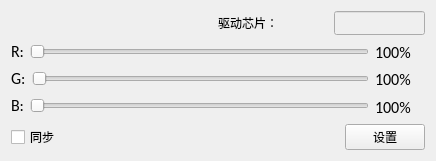
<?xml version="1.0" encoding="UTF-8"?>
<ui version="4.0">
 <class>CurrentGain</class>
 <widget class="QWidget" name="CurrentGain">
  <property name="geometry">
   <rect>
    <x>0</x>
    <y>0</y>
    <width>436</width>
    <height>161</height>
   </rect>
  </property>
  <property name="font">
   <font>
    <family>Calibri</family>
   </font>
  </property>
  <property name="windowTitle">
   <string>电流增益设置</string>
  </property>
  <layout class="QVBoxLayout" name="verticalLayout_4">
   <item>
    <layout class="QVBoxLayout" name="verticalLayout_3">
     <item>
      <layout class="QHBoxLayout" name="horizontalLayout_6">
       <item>
        <spacer name="horizontalSpacer">
         <property name="orientation">
          <enum>Qt::Horizontal</enum>
         </property>
         <property name="sizeHint" stdset="0">
          <size>
           <width>40</width>
           <height>20</height>
          </size>
         </property>
        </spacer>
       </item>
       <item>
        <layout class="QHBoxLayout" name="horizontalLayout" stretch="1,0">
         <item>
          <widget class="QLabel" name="label">
           <property name="text">
            <string>驱动芯片：</string>
           </property>
          </widget>
         </item>
         <item>
          <widget class="QLineEdit" name="lineEdit">
           <property name="enabled">
            <bool>false</bool>
           </property>
           <property name="minimumSize">
            <size>
             <width>80</width>
             <height>0</height>
            </size>
           </property>
          </widget>
         </item>
        </layout>
       </item>
      </layout>
     </item>
     <item>
      <layout class="QHBoxLayout" name="horizontalLayout_5">
       <item>
        <layout class="QVBoxLayout" name="verticalLayout">
         <item>
          <layout class="QHBoxLayout" name="horizontalLayout_2">
           <item>
            <widget class="QLabel" name="label_2">
             <property name="font">
              <font>
               <family>Calibri</family>
               <pointsize>12</pointsize>
              </font>
             </property>
             <property name="text">
              <string>R:</string>
             </property>
            </widget>
           </item>
           <item>
            <widget class="QSlider" name="CurrentGainRSlider">
             <property name="maximumSize">
              <size>
               <width>16777215</width>
               <height>16777215</height>
              </size>
             </property>
             <property name="orientation">
              <enum>Qt::Horizontal</enum>
             </property>
            </widget>
           </item>
          </layout>
         </item>
         <item>
          <layout class="QHBoxLayout" name="horizontalLayout_3">
           <item>
            <widget class="QLabel" name="label_4">
             <property name="font">
              <font>
               <family>Calibri</family>
               <pointsize>12</pointsize>
              </font>
             </property>
             <property name="text">
              <string>G:</string>
             </property>
            </widget>
           </item>
           <item>
            <widget class="QSlider" name="CurrentGainGSlider">
             <property name="maximumSize">
              <size>
               <width>16777215</width>
               <height>16777215</height>
              </size>
             </property>
             <property name="orientation">
              <enum>Qt::Horizontal</enum>
             </property>
            </widget>
           </item>
          </layout>
         </item>
         <item>
          <layout class="QHBoxLayout" name="horizontalLayout_4">
           <item>
            <widget class="QLabel" name="label_6">
             <property name="font">
              <font>
               <family>Calibri</family>
               <pointsize>12</pointsize>
              </font>
             </property>
             <property name="text">
              <string>B:</string>
             </property>
            </widget>
           </item>
           <item>
            <widget class="QSlider" name="CurrentGainBSlider">
             <property name="maximumSize">
              <size>
               <width>16777215</width>
               <height>16777215</height>
              </size>
             </property>
             <property name="orientation">
              <enum>Qt::Horizontal</enum>
             </property>
            </widget>
           </item>
          </layout>
         </item>
        </layout>
       </item>
       <item>
        <layout class="QVBoxLayout" name="verticalLayout_2">
         <item>
          <widget class="QLabel" name="ValueRlabel">
           <property name="minimumSize">
            <size>
             <width>50</width>
             <height>0</height>
            </size>
           </property>
           <property name="font">
            <font>
             <family>Calibri</family>
             <pointsize>12</pointsize>
            </font>
           </property>
           <property name="text">
            <string>100%</string>
           </property>
          </widget>
         </item>
         <item>
          <widget class="QLabel" name="ValueGlabel">
           <property name="minimumSize">
            <size>
             <width>50</width>
             <height>0</height>
            </size>
           </property>
           <property name="font">
            <font>
             <family>Calibri</family>
             <pointsize>12</pointsize>
            </font>
           </property>
           <property name="text">
            <string>100%</string>
           </property>
          </widget>
         </item>
         <item>
          <widget class="QLabel" name="ValueBlabel">
           <property name="minimumSize">
            <size>
             <width>50</width>
             <height>0</height>
            </size>
           </property>
           <property name="font">
            <font>
             <family>Calibri</family>
             <pointsize>12</pointsize>
            </font>
           </property>
           <property name="text">
            <string>100%</string>
           </property>
          </widget>
         </item>
        </layout>
       </item>
      </layout>
     </item>
     <item>
      <layout class="QHBoxLayout" name="horizontalLayout_7">
       <item>
        <widget class="QCheckBox" name="SynccheckBox">
         <property name="text">
          <string>同步</string>
         </property>
        </widget>
       </item>
       <item>
        <spacer name="horizontalSpacer_2">
         <property name="orientation">
          <enum>Qt::Horizontal</enum>
         </property>
         <property name="sizeHint" stdset="0">
          <size>
           <width>40</width>
           <height>20</height>
          </size>
         </property>
        </spacer>
       </item>
       <item>
        <widget class="QPushButton" name="SettingBtn">
         <property name="minimumSize">
          <size>
           <width>80</width>
           <height>0</height>
          </size>
         </property>
         <property name="text">
          <string>设置</string>
         </property>
        </widget>
       </item>
      </layout>
     </item>
    </layout>
   </item>
  </layout>
 </widget>
 <resources/>
 <connections/>
</ui>
